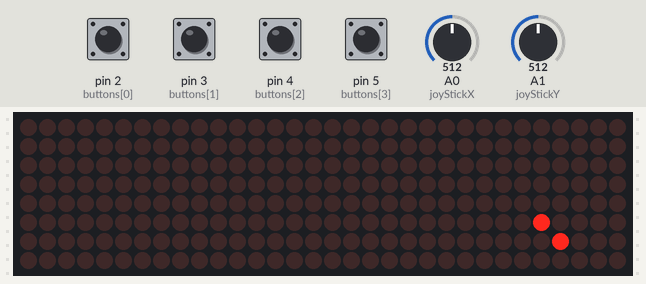
This sketch was run on a simulated Arduino Uno, built with avr-gcc and run on an emulated ATmega328P. On the bench: 32×8 LED matrix. The inputs (shaded band) are chosen by the test bench; at power-on: pin 2 (buttons[0]), pin 3 (buttons[1]), pin 4 (buttons[2]), pin 5 (buttons[3]) HIGH, A1 (joyStickY) = 512, A0 (joyStickX) = 512. Random numbers use the default seed unless the sketch sets one.

Above: at 1.2 s.
1.3 s: A1 (joyStickY) set to 622
4.3 s: A1 (joyStickY) set to 645
At 4.69 s:
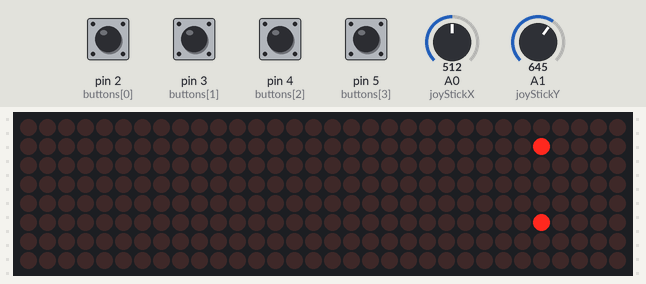
6.9 s: A0 (joyStickX) set to 632
8.4 s: A0 (joyStickX) set to 660
At 8.63 s:
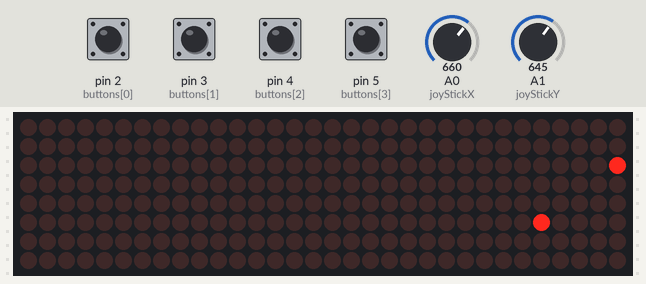
10.8 s: A0 (joyStickX) set to 511
At 11.05 s:
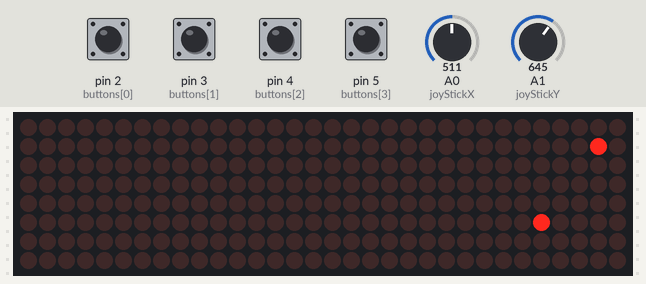
13.8 s: A0 (joyStickX) set to 377
15.3 s: A0 (joyStickX) set to 352
At 15.59 s:
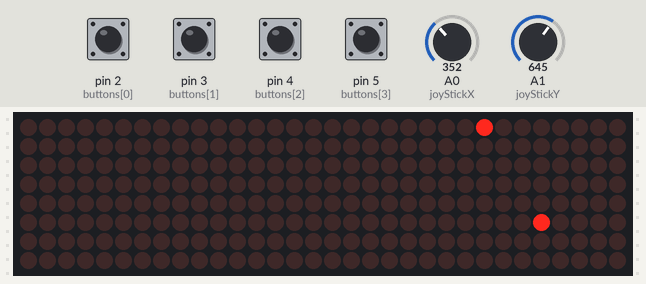
Timing chart, 0 to 18.3 s (numbered marks = the images above; inputs shaded):
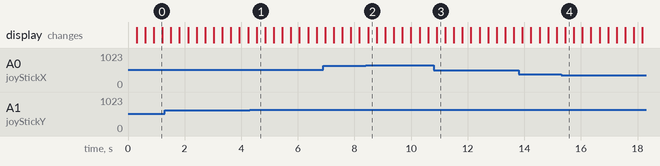

Measured:
- the behaviour switches between 629 and 630 on A1 (joyStickY) (found by bisection; images 0 and 1)
- the behaviour switches between 644 and 645 on A0 (joyStickX) (found by bisection; images 1 and 2)
- the behaviour switches between 362 and 361 on A0 (joyStickX) (found by bisection; images 3 and 4)

The sketch:

snakeGame.ino
```cpp
// Including the required Arduino libraries
#include <MD_Parola.h>
#include <MD_MAX72xx.h>
#include <SPI.h>

#include "mod.h"

#define RIGHT 1
#define DOWN 2
#define LEFT 3
#define UP 4

int joyStickXmin = 0;
int joyStickXmid = 503;
int joyStickXmax = 1005;
int joyStickYmin = 0;
int joyStickYmid = 505;
int joyStickYmax = 1002;

// CS_PIN 10 (Must be PWN capable)
// DIN_PIN 11 (Does not seem to be configurable)
// CLK_PIN 13 (Does not seem to be configurable)

// Uncomment according to your hardware type
#define HARDWARE_TYPE MD_MAX72XX::PAROLA_HW
//#define HARDWARE_TYPE MD_MAX72XX::GENERIC_HW

// Defining size, and output pins
#define MAX_DEVICES 4
#define CS_PIN 10

// Create a new instance of the MD_Parola class with hardware SPI connection
MD_MAX72XX myDisplay = MD_MAX72XX(HARDWARE_TYPE, CS_PIN, MAX_DEVICES);

int buttons[4] = {2, 3, 4, 5};
int joyStickX = A0;
int joyStickY = A1;

int getDir(float xval, float yval) {
    if (abs(xval) <= 0.25f && abs(yval) <= 0.25f) {
        return 0;
    }
    if (abs(xval) > abs(yval)) {
        if (xval > 0) {
            return RIGHT;
        } else {
            return LEFT;
        }
    } else {
        if (yval > 0) {
            return UP;
        } else {
            return DOWN;
        }
    }
}

float getNormalizedInput(int analogInput, char axis) {
    switch (axis) {
        case 'x':
            if (analogInput == joyStickXmid) {
                return 0.f;
            } else if (analogInput > joyStickXmid) {
                return (float)(analogInput - joyStickXmid) / (float)(joyStickXmax - joyStickXmid);
            } else {
                return ((float)(analogInput - joyStickXmin) / (float)(joyStickXmid - joyStickXmin)) - 1.f;
            }
            break;
        case 'y':
            if (analogInput == joyStickYmid) {
                return 0.f;
            } else if (analogInput > joyStickYmid) {
                return (float)(analogInput - joyStickYmid) / (float)(joyStickYmax - joyStickYmid);
            } else {
                return ((float)(analogInput - joyStickYmin) / (float)(joyStickYmid - joyStickYmin)) - 1.f;
            }
            break;
        default:
            return 0.f;
    }
}

bool findInArray(int a, int b, int *arrA, int *arrB, int size) {
    for (int i=0; i<size; i++) {
        if (a == arrA[i] && b == arrB[i]) {
            return true;
        }
    }
    return false;
}

void setup() {
    Serial.begin(9600);
    for (int i=0; i<4; i++) {
        pinMode(buttons[i], INPUT_PULLUP);
    }
    pinMode(joyStickX, INPUT);
    pinMode(joyStickY, INPUT);
    pinMode(7, INPUT);
    myDisplay.begin();
    myDisplay.clear();
    myDisplay.setPoint(5, 4, true);
}

int x = 2;
int y = 3;
int dir = RIGHT;
int upperBound = 1;

int appleX = 5;
int appleY = 4;

int size = 1;
int oldSize = 1;

int loopCount = 0;

int snakeX[64] = {};
int snakeY[64] = {};

bool buttonStates[4] = {true, true, true, true};
bool lastButtonStates[4] = {true, true, true, true};

void loop() {
    for (int i=0; i<4; i++) {
        buttonStates[i] = digitalRead(buttons[i]);
    }
    float joyStickXval = getNormalizedInput(analogRead(joyStickX), 'x');
    float joyStickYval = getNormalizedInput(analogRead(joyStickY), 'y');
    for (int i=0; i<4; i++) {
        if (buttonStates[i] < lastButtonStates[i]) {
            switch(i) {
                case 0:
                    dir = UP;
                    break;
                case 1:
                    dir = RIGHT;
                    break;
                case 2:
                    dir = DOWN;
                    break;
                case 3:
                    dir = LEFT;
                    break;
            }
        }
    }
    int newJoyStickDir = getDir(joyStickXval, joyStickYval);
    if (newJoyStickDir > 0) {
        dir = newJoyStickDir;
    }
    if (loopCount % 6 == 0) {
        switch(dir) {
            case RIGHT:
                x++;
                x = mod(x, 8);
                break;
            case DOWN:
                y--;
                y = mod(y, 8);
                break;
            case LEFT:
                x--;
                x = mod(x, 8);
                break;
            case UP:
                y++;
                y = mod(y, 8);
                break;
        }
        if (findInArray(x, y, snakeX, snakeY, size)) {
            pinMode(7, OUTPUT);
            digitalWrite(7, LOW);
            delay(1000);
        }
        myDisplay.setPoint(x, y, true);
        snakeX[oldSize] = x;
        snakeY[oldSize] = y;
        if (x == appleX && y == appleY) {
            size++;
            appleX = random(0, 7);
            appleY = random(0, 7);
            while (findInArray(appleX, appleY, snakeX, snakeY, 8)) {
                appleX = random(0, 7);
                appleY = random(0, 7);
            }
            myDisplay.setPoint(appleX, appleY, true);
        }
        if (size == oldSize) {
            myDisplay.setPoint(snakeX[0], snakeY[0], false);
            for (int i=0; i<size; i++) {
                snakeX[i] = snakeX[i+1];
                snakeY[i] = snakeY[i+1];
            }
        }
        oldSize = size;
    }
    loopCount++;
    for (int i=0; i<4; i++) {
        lastButtonStates[i] = buttonStates[i];
    }
    delay(50);
}
```

mod.h
```cpp
#ifndef MOD_HPP
#define MOD_HPP

inline int mod(int a, int b) {
    return ((a % b) + b) % b;
}

#endif // MOD_HPP
```
